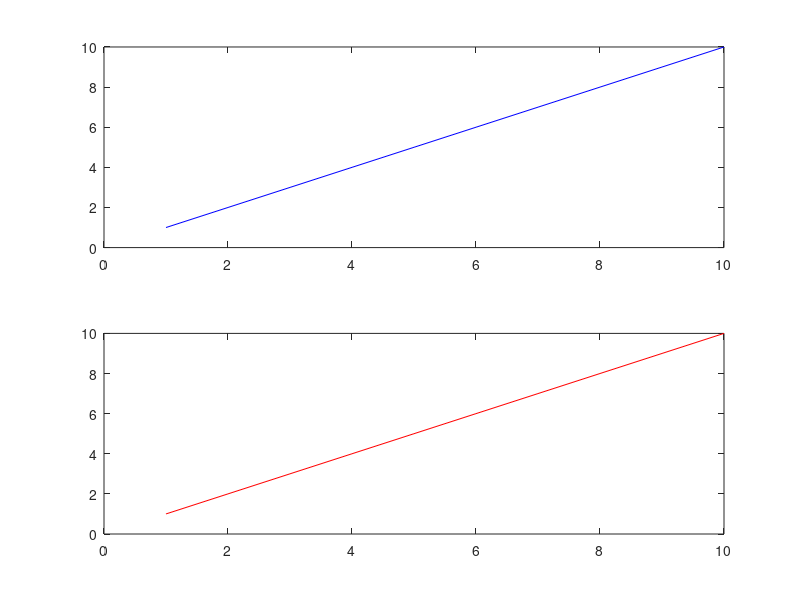

Recreate this plot in MATLAB.
%% Capture Specific Subplot Axes

% Copyright 2015 The MathWorks, Inc.


%% Can't embed yet
% Create a figure with two subplots. In the upper subplot, plot a blue
% line. In the lower subplot, plot a red line.

ax1 = subplot(2,1,1);
plot(1:10,'b')
ax2 = subplot(2,1,2);
plot(1:10,'r')

%%
% Capture the contents of the lower subplot. |getframe| captures the
% interior and border of the subplot. It does not capture tick values or
% labels that extend beyond the outline of the subplot.

F = getframe(ax2);

%%
% Use |imshow| to display the captured image data.  

%% Embed this section
figure
imshow(F.cdata)
